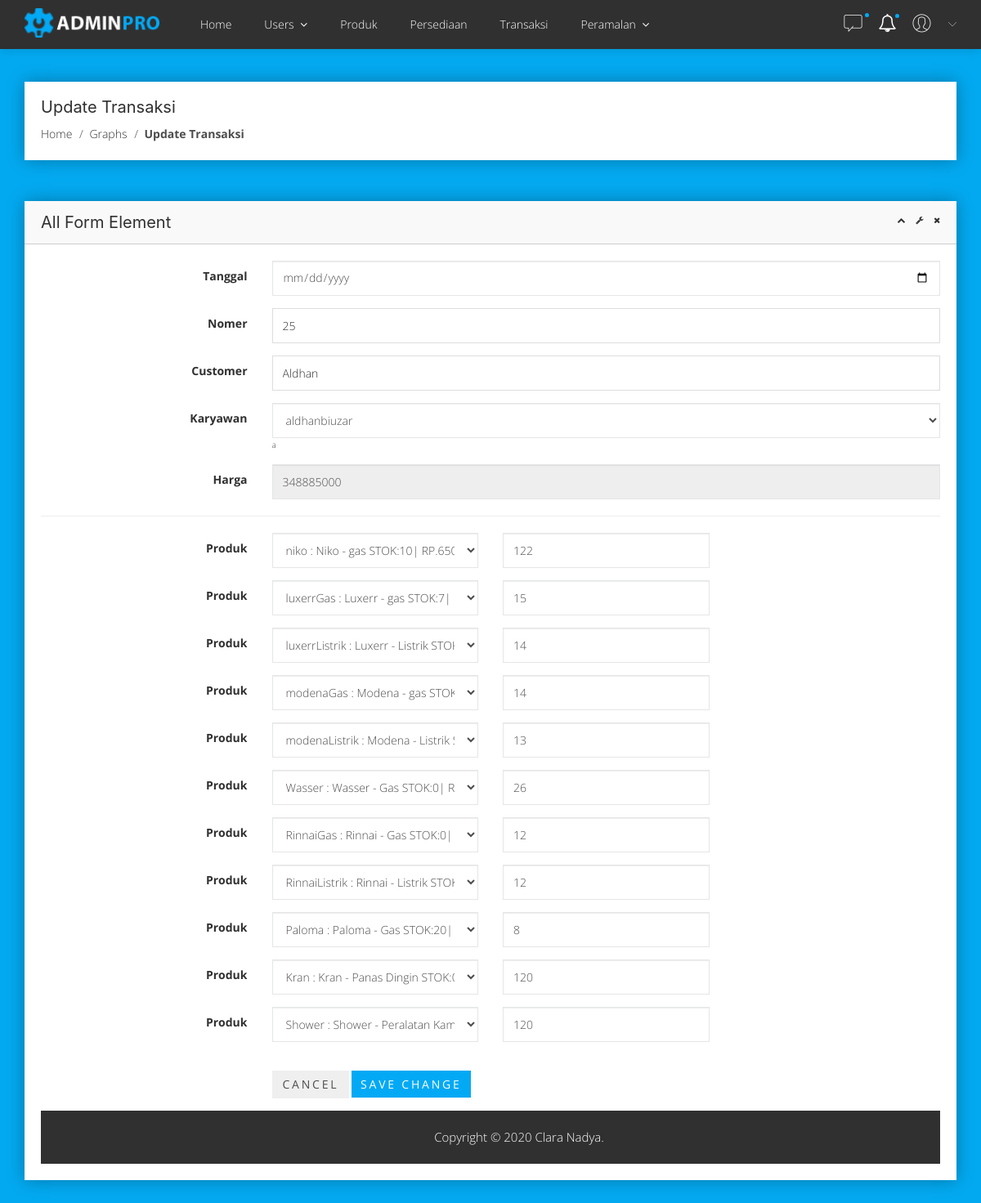
Page /index.php/Transaksi/update/142 on the committed database.
### tables this page shows
CREATE TABLE `transaksi` (
  `id` int(11) NOT NULL,
  `tgl` datetime(6) NOT NULL,
  `nomer` varchar(20) NOT NULL,
  `customer` varchar(32) NOT NULL,
  `fk_user_karyawan` int(11) NOT NULL,
  `harga` double NOT NULL
);

CREATE TABLE `detailtransaksi` (
  `id` int(11) NOT NULL,
  `fk_transaksi` int(11) NOT NULL,
  `fk_produk` int(11) NOT NULL,
  `jumlah` int(100) NOT NULL
);

CREATE TABLE `produk` (
  `id` int(11) NOT NULL,
  `c_produk` varchar(50) NOT NULL,
  `merk` varchar(100) NOT NULL,
  `tipe` varchar(100) NOT NULL,
  `harga` int(11) NOT NULL,
  `stok` int(11) NOT NULL,
  `gambar` varchar(123) NOT NULL
);

### application/controllers/Transaksi.php (called while the page is built, shortened)
<?php
class Transaksi extends CI_Controller
{
     public function update($id_transaksi)
    {
        $this->load->library('form_validation');
        $this->form_validation->set_rules('tgl', 'tgl', 'trim|required');
        $this->form_validation->set_rules('nomer', 'nomer', 'trim|required');
        $this->form_validation->set_rules('customer', 'customer', 'trim|required');
        $this->form_validation->set_rules('fk_user_karyawan', 'fk_user_karyawan', 'trim|required');
        $this->form_validation->set_rules('harga', 'harga', 'trim|required');
        if ($this->form_validation->run() == false) {
            $transaksi_data = $this->db
                ->where('id', $id_transaksi)
                ->get('transaksi')
                ->row(0);
            $data['transaksi_data'] = $transaksi_data;
            $this->load->view('admin/transaksi/update', $data);
        }
    }
}

### index.php (called while the page is built, shortened)
<?php
require_once BASEPATH.'core/CodeIgniter.php';

### application/views/admin/transaksi/update.php (the view, shortened to what this page needs)
<div class="breadcome-area mg-t-40 mg-b-20">
    <div class="container">
        <div class="row">
            <div class="col-lg-12">
                <div class="breadcome-list shadow-reset">
                    <div class="breadcome-heading">
                        <h2>Update Transaksi</h2>
                    </div>
                    <ul class="breadcome-menu">
                        <li><a href="#">Home</a> <span class="bread-slash">/</span>
                        </li>
                        <li><a href="#">Graphs</a> <span class="bread-slash">/</span>
                        </li>
                        <li><span class="bread-blod">Update Transaksi</span>
                    </ul>
                </div>
            </div>
        </div>
    </div>
</div>
<div class="data-table-area mg-b-40">
    <div class="container">
        <div class="row">
            <div class="col-lg-12">
                <div class="sparkline12-list shadow-reset mg-t-30">
                    <div class="sparkline12-hd">
                        <div class="main-sparkline12-hd">
                            <h1>All Form Element</h1>
                            <div class="sparkline12-outline-icon">
                                <span class="sparkline12-collapse-link"><i class="fa fa-chevron-up"></i></span>
                                <span><i class="fa fa-wrench"></i></span>
                                <span class="sparkline12-collapse-close"><i class="fa fa-times"></i></span>
                            </div>
                        </div>
                    </div>
                    <div class="sparkline12-graph">
                        <div class="basic-login-form-ad">
                            <div class="row">
                                <div class="col-lg-12">
                                    <div class="all-form-element-inner">
                                        <?php echo form_open_multipart('') ?>
                                        <div class="form-group-inner">
                                            <div class="row">
                                                <div class="col-lg-3">
                                                    <label class="login2 pull-right pull-right-pro">Tanggal</label>
                                                </div>
                                                <div class="col-lg-9 text-left">
                                                    <input type="date" class="form-control" name="tgl" value="<?php echo $transaksi_data->tgl == "" ? date("Y-m-d") : $transaksi_data->tgl ?>" value="<?php echo date("Y-m-d") ?>" />
                                                </div>
                                            </div>
                                        </div>
                                        <div class="form-group-inner">
                                            <div class="row">
                                                <div class="col-lg-3">
                                                    <label class="login2 pull-right pull-right-pro">Nomer</label>
                                                </div>
                                                <div class="col-lg-9 text-left">
                                                    <input type="text" class="form-control" name="nomer" value="<?php echo $transaksi_data->nomer == "" ? $kode : $transaksi_data->nomer ?>" />
                                                </div>
                                            </div>
                                        </div>
                                        <div class="form-group-inner">
                                            <div class="row">
                                                <div class="col-lg-3">
                                                    <label class="login2 pull-right pull-right-pro">Customer</label>
                                                </div>
                                                <div class="col-lg-9 text-left">
                                                    <input type="text" class="form-control" name="customer" value="<?php echo $transaksi_data->customer ?>" />
                                                </div>
                                            </div>
                                        </div>
                                        <div class="form-group-inner">
                                            <div class="row">
                                                <div class="col-lg-3">
                                                    <label class="login2 pull-right pull-right-pro">Karyawan</label>
                                                </div>
                                                <div class="col-lg-9 text-left">
                                                    <select name="fk_user_karyawan" class="form-control">
                                                        <?php foreach ($this->db->where('level', 2)->get('users')->result() as $key => $value) : ?>
                                                            <option value="<?php echo $value->id ?>"><?php echo $value->nama ?></option>
                                                        <?php endforeach ?>
                                                    </select>a
                                                </div>
                                            </div>
                                        </div>
                                        <div class="form-group-inner">
                                            <div class="row">
                                                <div class="col-lg-3">
                                                    <label class="login2 pull-right pull-right-pro">Harga</label>
                                                </div>
                                                <div class="col-lg-9 text-left">
                                                    <input type="number" name="harga" class="form-control" value="<?php echo $transaksi_data->harga ?>" readonly>
                                                </div>
                                            </div>
                                        </div>
                                        <hr>
                                        <?php $no = 0; $p=0;
                                         foreach ($this->db->query("SELECT detailtransaksi.id AS idtrans, detailtransaksi.*, produk.* FROM `detailtransaksi` INNER JOIN produk ON detailtransaksi.fk_produk = produk.id where fk_transaksi = '$transaksi_data->id'")->result() as $key => $value) : ?>
                                        <div id="container-produk">
                                         <div class="form-group-inner">
                                         <div class="row produk_data">
                                            <div class="col-lg-3">
                                               <label class="login2 pull-right pull-right-pro">Produk</label>
                                            </div>
                                         <div class="col-lg-3 text-left">
                                         <select name="updateProduk[<?php echo $no; ?>]" class="form-control form-produk" onchange="reset_harga()">
                                         <option class="form-control" data-harga="<?php echo $value->harga ?>" value="<?php echo $value->id?>"><?php echo $value->c_produk . " : " . $value->merk . " - " . $value->tipe . " STOK:" . $value->stok . "| RP." . $value->harga ?></option>
                                        </select>
                                        </div>
                                        <div class="col-lg-3 text-left">
                                            <input type="number" name="jumlah[<?php echo $no; ?>]" class="form-control form-jumlah" value="<?php echo $value->jumlah ?>" onchange="reset_harga()"></input>
                                        </div>
                                         </div>
                                        </div>
                                        <?php $no++; $p++;
                                        endforeach ?>
                                        <div class="form-group-inner">
                                            <div class="login-btn-inner">
                                                <div class="row">
                                                    <div class="col-lg-3"></div>
                                                    <div class="col-lg-9">
                                                        <div class="login-horizental cancel-wp pull-left">
                                                            <button class="btn btn-white" type="submit">Cancel</button>
                                                            <button class="btn btn-sm btn-primary login-submit-cs" type="submit">Save Change</button>
                                                        </div>
                                                    </div>
                                                </div>
                                            </div>
                                        </div>
                                        <?php echo form_close() ?>
                                    </div>
                                </div>
                            </div>
                        </div>
                    </div>
                </div>
            </div>
        </div>
    </div>
</div>

### template/dashboard/css/style.css (style rules this page uses)
body { line-height: 1.7; color: #4d4d4d; font-weight: 300; font-size: 1rem; }
a { -webkit-transition: .3s all ease; -o-transition: .3s all ease; transition: .3s all ease; }
h1, h2, h3, h4, h5, .h1, .h2, .h3, .h4, .h5 { font-family: "Poppins", -apple-system, BlinkMacSystemFont, "Segoe UI", Roboto, "Helvetica Neue", Arial, sans-serif, "Apple Color Emoji", "Segoe UI Emoji", "Segoe UI Symbol", "Noto Color Emoji"; }
.btn { text-transform: uppercase; letter-spacing: .2em; border-radius: 0; }
.form-control { height: 43px; border-radius: 0; }

### rows in the picture
transaksi: nomer "25", customer "Aldhan", harga "348885000"
detailtransaksi: fk_produk.c_produk "niko : Niko - gas STOK:10| RP.650000", jumlah "122"
detailtransaksi: fk_produk.c_produk "luxerrGas : Luxerr - gas STOK:7| RP.1975000", jumlah "15"
detailtransaksi: fk_produk.c_produk "luxerrListrik : Luxerr - Listrik STOK:0| RP.3850000", jumlah "14"
detailtransaksi: fk_produk.c_produk "modenaGas : Modena - gas STOK:0| RP.1200000", jumlah "14"
detailtransaksi: fk_produk.c_produk "modenaListrik : Modena - Listrik STOK:0| RP.1800000", jumlah "13"
detailtransaksi: fk_produk.c_produk "Wasser : Wasser - Gas STOK:0| RP.1450000", jumlah "26"
detailtransaksi: fk_produk.c_produk "RinnaiGas : Rinnai - Gas STOK:0| RP.1480000", jumlah "12"
detailtransaksi: fk_produk.c_produk "RinnaiListrik : Rinnai - Listrik STOK:0| RP.1600000", jumlah "12"
detailtransaksi: fk_produk.c_produk "Paloma : Paloma - Gas STOK:20| RP.2600000", jumlah "8"
detailtransaksi: fk_produk.c_produk "Kran : Kran - Panas Dingin STOK:0| RP.295000", jumlah "120"
detailtransaksi: fk_produk.c_produk "Shower : Shower - Peralatan Kamar mandi STOK:0| RP.125000", jumlah "120"

### other values in the picture
form field fk_user_karyawan "aldhanbiuzar"
